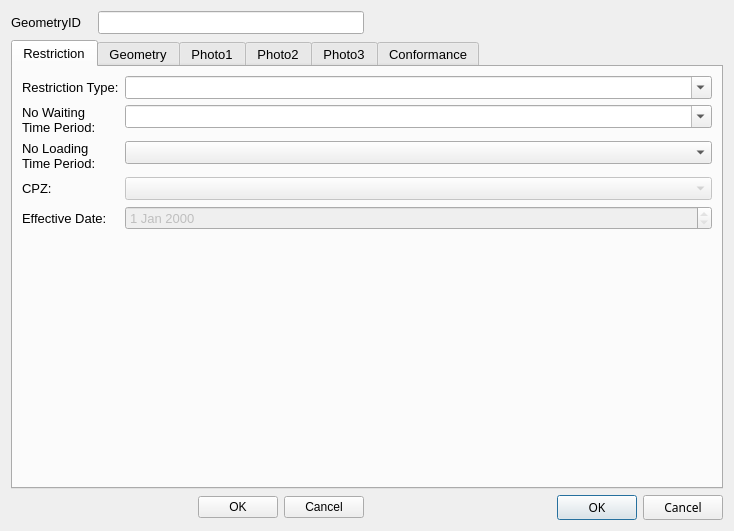
<?xml version="1.0" encoding="UTF-8"?>
<ui version="4.0">
 <class>restrictionDialog</class>
 <widget class="QDialog" name="restrictionDialog">
  <property name="geometry">
   <rect>
    <x>0</x>
    <y>0</y>
    <width>734</width>
    <height>531</height>
   </rect>
  </property>
  <property name="sizePolicy">
   <sizepolicy hsizetype="Fixed" vsizetype="Fixed">
    <horstretch>0</horstretch>
    <verstretch>0</verstretch>
   </sizepolicy>
  </property>
  <property name="minimumSize">
   <size>
    <width>0</width>
    <height>0</height>
   </size>
  </property>
  <property name="maximumSize">
   <size>
    <width>750</width>
    <height>550</height>
   </size>
  </property>
  <property name="font">
   <font>
    <family>Arial</family>
   </font>
  </property>
  <property name="windowTitle">
   <string>Dialog</string>
  </property>
  <property name="sizeGripEnabled">
   <bool>false</bool>
  </property>
  <layout class="QGridLayout" name="gridLayout_7">
   <item row="0" column="0">
    <layout class="QGridLayout" name="gridLayout_6">
     <item row="0" column="0">
      <widget class="QLabel" name="label">
       <property name="minimumSize">
        <size>
         <width>81</width>
         <height>16</height>
        </size>
       </property>
       <property name="font">
        <font>
         <pointsize>10</pointsize>
        </font>
       </property>
       <property name="text">
        <string>GeometryID</string>
       </property>
      </widget>
     </item>
     <item row="0" column="1">
      <widget class="QLineEdit" name="GeometryID">
       <property name="font">
        <font>
         <pointsize>10</pointsize>
        </font>
       </property>
       <property name="inputMask">
        <string/>
       </property>
       <property name="readOnly">
        <bool>true</bool>
       </property>
       <property name="placeholderText">
        <string/>
       </property>
      </widget>
     </item>
    </layout>
   </item>
   <item row="1" column="0" colspan="2">
    <widget class="QTabWidget" name="tabWidget">
     <property name="minimumSize">
      <size>
       <width>0</width>
       <height>0</height>
      </size>
     </property>
     <property name="font">
      <font>
       <pointsize>10</pointsize>
      </font>
     </property>
     <property name="cursor">
      <cursorShape>IBeamCursor</cursorShape>
     </property>
     <property name="mouseTracking">
      <bool>true</bool>
     </property>
     <property name="acceptDrops">
      <bool>true</bool>
     </property>
     <property name="currentIndex">
      <number>0</number>
     </property>
     <widget class="QWidget" name="Supply">
      <property name="focusPolicy">
       <enum>Qt::NoFocus</enum>
      </property>
      <attribute name="title">
       <string>Restriction</string>
      </attribute>
      <layout class="QFormLayout" name="formLayout">
       <property name="fieldGrowthPolicy">
        <enum>QFormLayout::AllNonFixedFieldsGrow</enum>
       </property>
       <item row="0" column="0">
        <widget class="QLabel" name="lbl_RestrictionType">
         <property name="minimumSize">
          <size>
           <width>90</width>
           <height>16</height>
          </size>
         </property>
         <property name="font">
          <font>
           <pointsize>10</pointsize>
          </font>
         </property>
         <property name="text">
          <string>Restriction Type:</string>
         </property>
        </widget>
       </item>
       <item row="0" column="1">
        <widget class="QComboBox" name="RestrictionTypeID">
         <property name="editable">
          <bool>true</bool>
         </property>
        </widget>
       </item>
       <item row="1" column="0">
        <widget class="QLabel" name="lbl_WaitingTimePeriod">
         <property name="minimumSize">
          <size>
           <width>90</width>
           <height>16</height>
          </size>
         </property>
         <property name="font">
          <font>
           <pointsize>10</pointsize>
          </font>
         </property>
         <property name="text">
          <string>No Waiting Time Period:</string>
         </property>
         <property name="wordWrap">
          <bool>true</bool>
         </property>
        </widget>
       </item>
       <item row="1" column="1">
        <widget class="QComboBox" name="NoWaitingTimeID">
         <property name="editable">
          <bool>true</bool>
         </property>
        </widget>
       </item>
       <item row="2" column="0">
        <widget class="QLabel" name="lbl_WaitingTimePeriod_2">
         <property name="minimumSize">
          <size>
           <width>90</width>
           <height>16</height>
          </size>
         </property>
         <property name="font">
          <font>
           <pointsize>10</pointsize>
          </font>
         </property>
         <property name="text">
          <string>No Loading Time Period:</string>
         </property>
         <property name="wordWrap">
          <bool>true</bool>
         </property>
        </widget>
       </item>
       <item row="2" column="1">
        <widget class="QComboBox" name="NoLoadingTimeID"/>
       </item>
       <item row="4" column="0">
        <widget class="QLabel" name="lbl_OpenDate">
         <property name="text">
          <string>Effective Date:</string>
         </property>
        </widget>
       </item>
       <item row="4" column="1">
        <widget class="QDateEdit" name="OpenDate">
         <property name="enabled">
          <bool>false</bool>
         </property>
         <property name="readOnly">
          <bool>true</bool>
         </property>
        </widget>
       </item>
       <item row="3" column="0">
        <widget class="QLabel" name="lbl_CPZ">
         <property name="text">
          <string>CPZ:</string>
         </property>
        </widget>
       </item>
       <item row="3" column="1">
        <widget class="QComboBox" name="CPZ">
         <property name="enabled">
          <bool>false</bool>
         </property>
        </widget>
       </item>
      </layout>
     </widget>
     <widget class="QWidget" name="tab">
      <attribute name="title">
       <string>Geometry</string>
      </attribute>
      <layout class="QGridLayout" name="gridLayout_2">
       <item row="0" column="0">
        <widget class="QLabel" name="label_5">
         <property name="font">
          <font>
           <pointsize>10</pointsize>
          </font>
         </property>
         <property name="text">
          <string>Length (m):</string>
         </property>
        </widget>
       </item>
       <item row="0" column="1" colspan="2">
        <widget class="QLineEdit" name="Length">
         <property name="font">
          <font>
           <pointsize>10</pointsize>
          </font>
         </property>
         <property name="readOnly">
          <bool>true</bool>
         </property>
        </widget>
       </item>
       <item row="1" column="0">
        <widget class="QLabel" name="lbl_RoadName">
         <property name="minimumSize">
          <size>
           <width>90</width>
           <height>16</height>
          </size>
         </property>
         <property name="font">
          <font>
           <pointsize>10</pointsize>
          </font>
         </property>
         <property name="text">
          <string>Road Name:</string>
         </property>
        </widget>
       </item>
       <item row="1" column="1" colspan="3">
        <widget class="QLineEdit" name="RoadName"/>
       </item>
       <item row="2" column="0">
        <widget class="QLabel" name="lbl_USRN">
         <property name="minimumSize">
          <size>
           <width>90</width>
           <height>16</height>
          </size>
         </property>
         <property name="font">
          <font>
           <pointsize>10</pointsize>
          </font>
         </property>
         <property name="text">
          <string>USRN:</string>
         </property>
        </widget>
       </item>
       <item row="2" column="1" colspan="3">
        <widget class="QLineEdit" name="USRN"/>
       </item>
       <item row="3" column="0">
        <widget class="QLabel" name="lbl_GeometryType">
         <property name="minimumSize">
          <size>
           <width>90</width>
           <height>16</height>
          </size>
         </property>
         <property name="font">
          <font>
           <pointsize>10</pointsize>
          </font>
         </property>
         <property name="text">
          <string>Geometry Type</string>
         </property>
        </widget>
       </item>
       <item row="3" column="1" colspan="3">
        <widget class="QComboBox" name="GeomShapeID">
         <property name="editable">
          <bool>false</bool>
         </property>
         <property name="currentIndex">
          <number>-1</number>
         </property>
        </widget>
       </item>
       <item row="4" column="2">
        <widget class="QLabel" name="lbl_AzToRoadCL">
         <property name="minimumSize">
          <size>
           <width>90</width>
           <height>16</height>
          </size>
         </property>
         <property name="font">
          <font>
           <pointsize>10</pointsize>
          </font>
         </property>
         <property name="text">
          <string>Direction to Road Centreline:</string>
         </property>
         <property name="wordWrap">
          <bool>true</bool>
         </property>
        </widget>
       </item>
       <item row="4" column="3">
        <widget class="QLineEdit" name="AzimuthToRoadCentreLine">
         <property name="text">
          <string/>
         </property>
        </widget>
       </item>
       <item row="4" column="4">
        <widget class="QToolButton" name="toolButton_2">
         <property name="text">
          <string>...</string>
         </property>
        </widget>
       </item>
       <item row="5" column="0">
        <widget class="QLabel" name="label_6">
         <property name="text">
          <string>Survey Date:</string>
         </property>
        </widget>
       </item>
       <item row="5" column="1" colspan="2">
        <widget class="QDateTimeEdit" name="Lines_DateTime">
         <property name="readOnly">
          <bool>true</bool>
         </property>
        </widget>
       </item>
       <item row="6" column="0">
        <widget class="QLabel" name="label_7">
         <property name="text">
          <string>Surveyor:</string>
         </property>
        </widget>
       </item>
       <item row="6" column="1">
        <widget class="QLineEdit" name="Surveyor">
         <property name="readOnly">
          <bool>true</bool>
         </property>
        </widget>
       </item>
       <item row="8" column="0">
        <widget class="QLabel" name="lbl_RoadName_2">
         <property name="minimumSize">
          <size>
           <width>90</width>
           <height>16</height>
          </size>
         </property>
         <property name="font">
          <font>
           <pointsize>10</pointsize>
          </font>
         </property>
         <property name="text">
          <string>RestrictionID:</string>
         </property>
        </widget>
       </item>
       <item row="8" column="1">
        <widget class="QLineEdit" name="RestrictionID"/>
       </item>
      </layout>
     </widget>
     <widget class="QWidget" name="Photos_01">
      <attribute name="title">
       <string>Photo1</string>
      </attribute>
      <layout class="QGridLayout" name="gridLayout">
       <item row="0" column="0">
        <widget class="QLabel" name="Photo_Widget_01">
         <property name="sizePolicy">
          <sizepolicy hsizetype="Fixed" vsizetype="Fixed">
           <horstretch>0</horstretch>
           <verstretch>0</verstretch>
          </sizepolicy>
         </property>
         <property name="maximumSize">
          <size>
           <width>640</width>
           <height>480</height>
          </size>
         </property>
         <property name="autoFillBackground">
          <bool>true</bool>
         </property>
         <property name="text">
          <string>Photo not found</string>
         </property>
         <property name="scaledContents">
          <bool>true</bool>
         </property>
        </widget>
       </item>
      </layout>
     </widget>
     <widget class="QWidget" name="Photos_02">
      <attribute name="title">
       <string>Photo2</string>
      </attribute>
      <layout class="QGridLayout" name="gridLayout_3">
       <item row="0" column="0">
        <widget class="QLabel" name="Photo_Widget_02">
         <property name="sizePolicy">
          <sizepolicy hsizetype="Fixed" vsizetype="Fixed">
           <horstretch>0</horstretch>
           <verstretch>0</verstretch>
          </sizepolicy>
         </property>
         <property name="maximumSize">
          <size>
           <width>640</width>
           <height>480</height>
          </size>
         </property>
         <property name="autoFillBackground">
          <bool>true</bool>
         </property>
         <property name="text">
          <string>Photo not found</string>
         </property>
        </widget>
       </item>
      </layout>
     </widget>
     <widget class="QWidget" name="tab_2">
      <attribute name="title">
       <string>Photo3</string>
      </attribute>
      <layout class="QGridLayout" name="gridLayout_4">
       <item row="0" column="0">
        <widget class="QLabel" name="Photo_Widget_03">
         <property name="sizePolicy">
          <sizepolicy hsizetype="Fixed" vsizetype="Fixed">
           <horstretch>0</horstretch>
           <verstretch>0</verstretch>
          </sizepolicy>
         </property>
         <property name="maximumSize">
          <size>
           <width>640</width>
           <height>480</height>
          </size>
         </property>
         <property name="autoFillBackground">
          <bool>true</bool>
         </property>
         <property name="text">
          <string>Photo not found</string>
         </property>
        </widget>
       </item>
      </layout>
     </widget>
     <widget class="QWidget" name="tab_6">
      <attribute name="title">
       <string>Conformance</string>
      </attribute>
      <layout class="QFormLayout" name="formLayout_3">
       <item row="0" column="0">
        <widget class="QLabel" name="lbl_TimePeriod_5">
         <property name="minimumSize">
          <size>
           <width>90</width>
           <height>16</height>
          </size>
         </property>
         <property name="font">
          <font>
           <pointsize>10</pointsize>
          </font>
         </property>
         <property name="text">
          <string>Lines Fading:</string>
         </property>
        </widget>
       </item>
       <item row="0" column="1">
        <widget class="QComboBox" name="Compl_Lines_Faded"/>
       </item>
       <item row="1" column="0">
        <widget class="QLabel" name="lbl_TimePeriod_6">
         <property name="minimumSize">
          <size>
           <width>90</width>
           <height>16</height>
          </size>
         </property>
         <property name="font">
          <font>
           <pointsize>10</pointsize>
          </font>
         </property>
         <property name="text">
          <string>Loading Marks Fading:</string>
         </property>
         <property name="wordWrap">
          <bool>true</bool>
         </property>
        </widget>
       </item>
       <item row="1" column="1">
        <widget class="QComboBox" name="Compl_NoL_Faded"/>
       </item>
       <item row="2" column="0">
        <widget class="QLabel" name="lbl_MaxStay_5">
         <property name="minimumSize">
          <size>
           <width>90</width>
           <height>16</height>
          </size>
         </property>
         <property name="font">
          <font>
           <pointsize>10</pointsize>
          </font>
         </property>
         <property name="text">
          <string>Sign issues:</string>
         </property>
        </widget>
       </item>
       <item row="2" column="1">
        <widget class="QComboBox" name="Compl_Lines_SignIssue"/>
       </item>
       <item row="3" column="0">
        <widget class="QLabel" name="label_3">
         <property name="text">
          <string>Notes:</string>
         </property>
        </widget>
       </item>
       <item row="3" column="1">
        <widget class="QTextEdit" name="Notes"/>
       </item>
       <item row="4" column="0">
        <widget class="QLabel" name="label_4">
         <property name="text">
          <string>Photos taken:</string>
         </property>
        </widget>
       </item>
       <item row="4" column="1">
        <widget class="QCheckBox" name="Lines_PhotoTaken">
         <property name="text">
          <string/>
         </property>
        </widget>
       </item>
      </layout>
     </widget>
    </widget>
   </item>
   <item row="2" column="1">
    <widget class="QDialogButtonBox" name="button_box_old">
     <property name="font">
      <font>
       <family>Sans Serif</family>
      </font>
     </property>
     <property name="orientation">
      <enum>Qt::Horizontal</enum>
     </property>
     <property name="standardButtons">
      <set>QDialogButtonBox::Cancel|QDialogButtonBox::Ok</set>
     </property>
    </widget>
   </item>
   <item row="2" column="0">
    <widget class="QDialogButtonBox" name="button_box">
     <property name="standardButtons">
      <set>QDialogButtonBox::Cancel|QDialogButtonBox::Ok</set>
     </property>
    </widget>
   </item>
  </layout>
 </widget>
 <resources/>
 <connections>
  <connection>
   <sender>button_box_old</sender>
   <signal>accepted()</signal>
   <receiver>restrictionDialog</receiver>
   <slot>accept()</slot>
   <hints>
    <hint type="sourcelabel">
     <x>310</x>
     <y>465</y>
    </hint>
    <hint type="destinationlabel">
     <x>249</x>
     <y>239</y>
    </hint>
   </hints>
  </connection>
  <connection>
   <sender>button_box_old</sender>
   <signal>rejected()</signal>
   <receiver>restrictionDialog</receiver>
   <slot>reject()</slot>
   <hints>
    <hint type="sourcelabel">
     <x>310</x>
     <y>465</y>
    </hint>
    <hint type="destinationlabel">
     <x>249</x>
     <y>239</y>
    </hint>
   </hints>
  </connection>
 </connections>
</ui>
